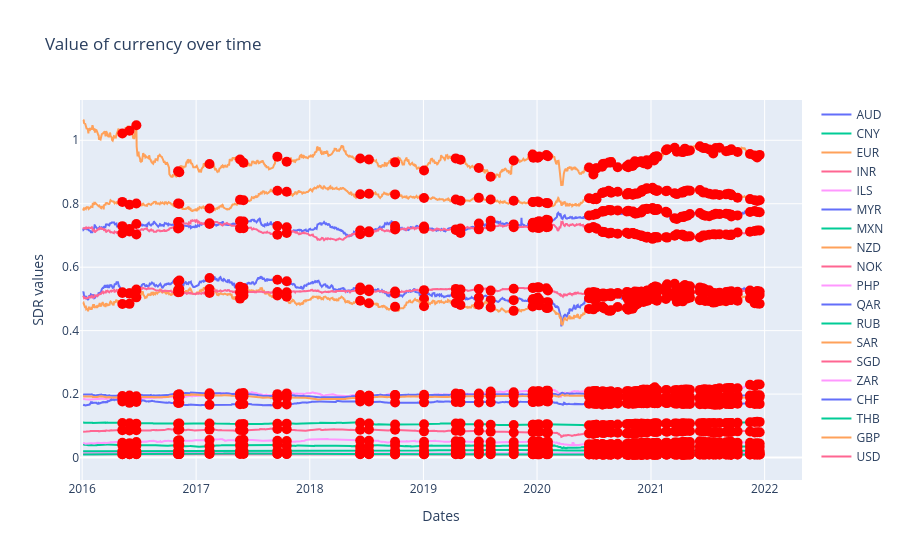

The code cell stored with this chart in its notebook:
### Code cell
traces = []

for column in merged_df.columns:
    if column != 'Events':
        marker_color = ['red' if not pd.isnull(desc) else 'blue' for desc in merged_df['Events']]

        # Create Scatter trace for each column
        trace = go.Scatter(
            x=merged_df.index,
            y=merged_df[column],
            mode='lines',
            name=column,
            marker=dict(color=marker_color),
        )
        traces.append(trace)
        
# Create Scatter trace for points with descriptions
        trace_points = go.Scatter(
                x=merged_df[merged_df['Events'].notnull()].index,
                y=merged_df[merged_df['Events'].notnull()][column], 
                mode='markers',
                marker=dict(color='red', size=10),
                hoverinfo=None,
                hovertemplate="<extra></extra>",
                name="",
                showlegend=False
            )
        traces.append(trace_points)

# Create layout for the plot
layout = go.Layout(title='Value of currency over time', xaxis=dict(title='Dates'), yaxis=dict(title='SDR values'))

# Create figure object
fig = go.Figure(data=traces, layout=layout)

# Show the figure (optional)
iplot(fig)
